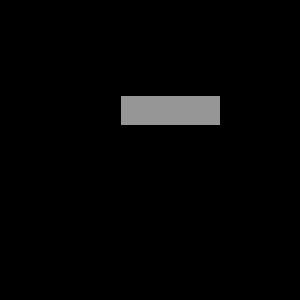
Frame 1 (no input)
Frame 60 (the mouse pressed at the canvas centre just before this capture): identical to frame 1, image omitted
Frame 120 (the mouse held since frame 60 and released just before this capture): identical to frame 1, image omitted

The Processing sketch that drew this single still picture (run headless with seeded random() and noise(); from frame 60 on, the mouse is pressed at the canvas centre):

// Processing sketch: codeweek11_hw1
// ── codeweek11_hw1.pde
// code 1 FA 18
// bryan ma

// this sketch creates a Button class that changes a 'pressed' boolean
// from false to true, and vice versa, when clicked on. pressing once
// is all that's needed to change the state. 

// create a different Button class that also has a 'pressed' boolean, 
// but unlike the other Button, the mouse needs to be held on the button
// in order to set it to true. releasing the mouse button or moving it off
// the button returns the boolean to false.

// finally, check in the sketch for the state of the buttons (see the 
// getButtonStatus() method for an example of how to access their state
// and create some kind of visual effect whenever the buttons are active. 


Button button;

void setup() {
  size(300, 300);
  button = new Button(120, 95, 100, 30);
}

void draw() {
  //background(100);
  if (button.getButtonStatus()) {
    background(255, 0, 0);
  } else {
    background(0);
  }
  button.display();
  button.checkPressed();
}

void mousePressed() {
  //button.checkPressed();
}

class Button {
  boolean pressed;
  float x, y;
  float w, h;

  Button(float x, float y, float w, float h) {
    this.x = x;
    this.y = y;
    this.w = w;
    this.h = h;
  }

  void checkPressed() {
    if (mouseX > x && mouseX < x + w && mouseY > y && mouseY < y + h) {
      pressed = true;
    } else {
      pressed = false;
    }
  }

  void display() {
    if (pressed) {
      fill(240);
    } else {
      fill(150);
    }
    rect(x, y, w, h);
  }

  boolean getButtonStatus() {
    return pressed;
  }
}
